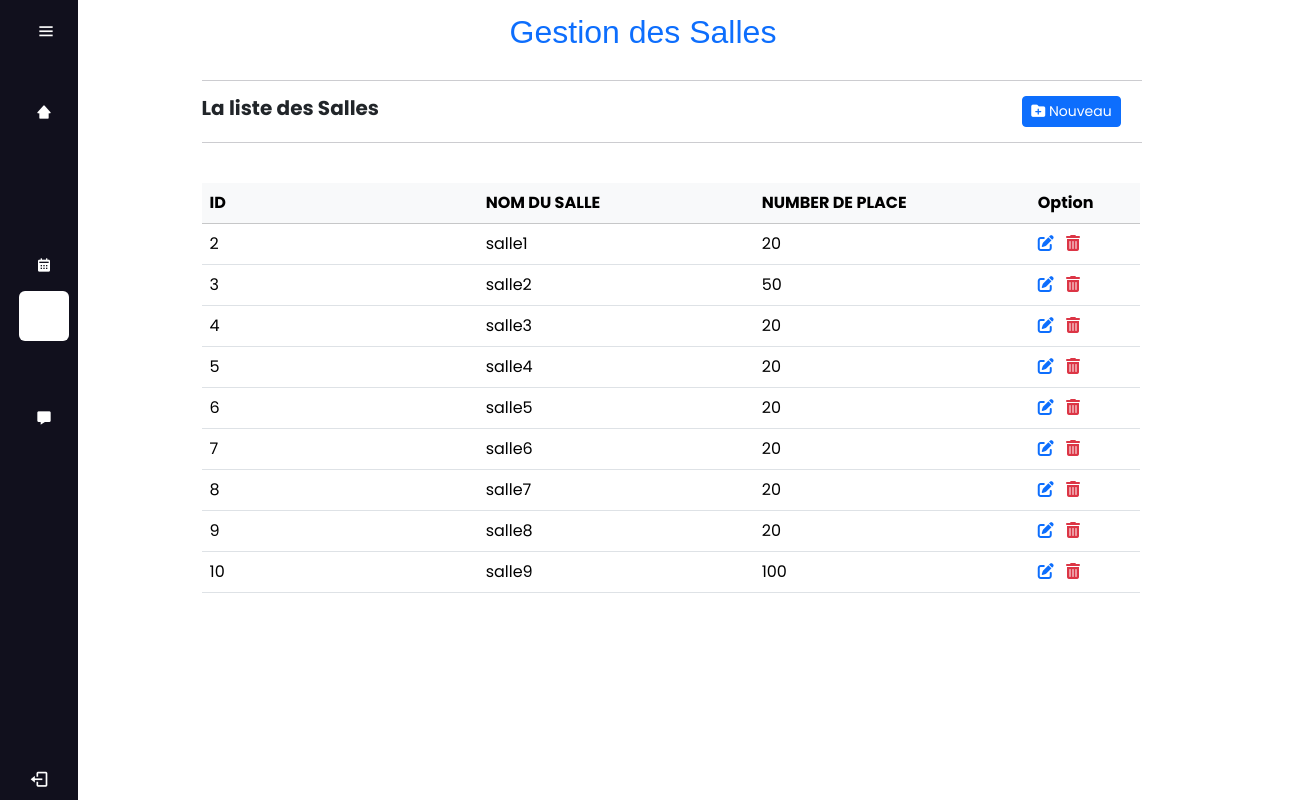
Page /salle.php on the committed database.
### tables this page shows
CREATE TABLE `salle` (
  `idsalle` int(20) NOT NULL,
  `nomsalle` varchar(20) NOT NULL,
  `nbrplace` int(2) NOT NULL
);

### salle.php (the view, shortened to what this page needs)
<!DOCTYPE html>
<html lang="en">
<head>
    <link rel='stylesheet' href='https://cdn-uicons.flaticon.com/2.3.0/uicons-solid-straight/css/uicons-solid-straight.css'>
    <link rel='stylesheet' href='https://cdn-uicons.flaticon.com/2.3.0/uicons-solid-rounded/css/uicons-solid-rounded.css'>
    <link rel='stylesheet' href='https://cdn-uicons.flaticon.com/2.3.0/uicons-regular-straight/css/uicons-regular-straight.css'>
    <link rel='stylesheet' href='https://cdn-uicons.flaticon.com/2.3.0/uicons-solid-straight/css/uicons-solid-straight.css'>
    <link href='https://unpkg.com/boxicons@2.1.4/css/boxicons.min.css' rel='stylesheet'>
    <link href="https://cdn.datatables.net/v/bs5/dt-2.0.5/datatables.min.css" rel="stylesheet">
    <link rel="stylesheet" href="https://cdnjs.cloudflare.com/ajax/libs/font-awesome/6.5.2/css/all.min.css"crossorigin="anonymous" >
    <link rel="stylesheet" href="index.css">
    <link href="https://cdn.jsdelivr.net/npm/bootstrap@5.3.3/dist/css/bootstrap.min.css" rel="stylesheet">    <title>espace admin</title>
</head>
<body>
    <div class="sidebar">
        <div class="logo_content">
            <i class='bx bx-menu' id="btn"></i>
        </div>
        <ul class="nav_list">
        <li >
            <a href="accadm.php">
                <i class='bx bxs-home-alt-2'></i>
            </a>
        </li>
        <li>
            <a href="apradm.php">
                <i class="fi fi-ss-users-class"></i>
            </a>
        </li>
        <li>
            <a href="enseiadm.php">
                <i class="fi fi-sr-graduation-cap"></i>
            </a>
        </li>
        <li>
            <a href="emploi.php">
                <i class='bx bxs-calendar'></i>
            </a>
        </li>
        <li class="active">
            <a class="active" href="#">
                <i class="fi fi-rs-school"></i>
            </a>
        </li>
        <li>
            <a href="formation.php">
                <i class="fi fi-ss-e-learning"></i>
            </a>
        </li>
        <li>
            <a href="cont.php">
                <i class='bx bxs-message'></i>
            </a>
        </li>
    </ul>
    <div class="profile_content">
        <div class="profile">
        <a href="logout.php"><i class='bx bx-log-out' id="log_out" style="color: #fff;"></i></a>
        </div>
    </div>
</div>
<div class="home_content">
    <section class="container" style="width: 80%;margin-left:7%;margin-top:1%;">
        <div class="row">
            <div class="col-lg-8 col-sm" style="margin-left:10%; margin-bottom:2%;">
                <h1 class="fs-2 text-center lead text-primary" style="font-family:Verdana, Geneva, Tahoma, sans-serif">Gestion des Salles</h1>
            </div>
        </div>
        <div class="dropdown-divider" style="margin-bottom: 15px; margin-right: 8%; border-top:1px solid #ccccd0;"></div>
        <div class="row">
            <div class="col-md-4">
                <h5 class="fw-bold mb-0"> La liste des Salles</h5>
            </div>
            <div class="col-md-7">
                <div class="d-flex justify-content-end">
                    <button class="btn btn-primary btn-sm me-3"data-bs-toggle="modal" data-bs-target="#createModal">
                        <i class="fas fa-folder-plus"></i> Nouveau</button>
                </div>
            </div>
        </div>
        <div class="dropdown-divider" style="margin-top: 15px; margin-right: 8%; border-top:1px solid #ccccd0;"></div>
        <div class="row">
            <div class="table-responsive" style="margin-top: 40px; max-width: 92%;">
            <table class="table">
                <thead class="table-light">
                    <?php
                    include_once "function.php";
                    $sql = "SELECT * FROM salle";
                    $result = mysqli_query($conn, $sql);
                    if (mysqli_num_rows($result) > 0) {
                        ?>
                  <tr>
                    <th scope="col" style="width:25%;text-align: start;">ID</th>
                    <th scope="col" style="width:25%;text-align: start;">NOM DU SALLE</th>
                    <th scope="col" style="width:25%;text-align: start;">NUMBER DE PLACE</th>
                    <th scope="col" style="width:10% ;text-align: start;">Option</th>
                  </tr>
                </thead>
                <tbody>
                    <?php
                        while ($row = mysqli_fetch_assoc($result)) {
                            ?>
                  <tr>
                        <td style=" text-align: start;"><?=$row['idsalle']?></td>
                        <td style=" text-align: start;"><?=$row['nomsalle']?></td>
                        <td style=" text-align: start;"><?=$row['nbrplace']?></td>
                    <td>
                        <a href="edits.php?edits=<?=$row['idsalle']?>" class="text-primary me-2 editbtn"title="Modifier"><i class="fas fa-edit"></i></a>
                        <a href="salle.php?deletes=<?php echo $row['idsalle']?>" onclick="return confirm('Voulez-vous supprimer cette salle ?')" class="text-danger me-2 deletebtn"title="supprimer"><i class="fas fa-trash-alt"></i></a>
                    </td>
                  </tr>
                  <?php
                        }} else {
                            echo "<tr><td colspan='8' class='text-center'>Aucun apprenant trouvé</td></tr>";
                        }
                    ?>
                </tbody>
              </table>
            </div>
        </div>
      </section>
</div>
</body>
</html>

### index.css (style rules this page uses)
* { margin: 0; padding: 0; box-sizing: border-box; font-family: "Poppins",sans-serif; }
body { position: relative; min-height: 100vh; width: 100%; overflow: hidden; }
.sidebar { position: fixed; top: 0; left: 0; height:100%; width: 78px; background:#11101d; padding: 7px 14px; transition: all 0.5s ease; margin-left: 0px; }
.sidebar ul li.active, .sidebar ul li:hover { background-color:#fff ; border-radius:6px; color:#11101d ; }
.sidebar ul li a.active, .sidebar ul li a:hover { color:#11101d ; }
.sidebar #btn { position: absolute; color: #fff; left: 59%; top: 6px; font-size: 20px; height:50px; width: 50px; text-align: center; line-height: 50px; transform: translateX(-50%); cursor: pointer; transition: all 0.5s ease; }
.sidebar ul { margin-top: 20px; padding-left: 0; }
.sidebar ul li { position: relative; height: 50px; width: 100%; margin: 1px 5px; list-style: none; line-height: 50px; }
.sidebar ul li a { color: #fff; display: flex; align-items: center; text-decoration: none; transition: all 0.2s ease; border-radius: 12px; white-space: nowrap; }
.sidebar ul li a i { height: 50px; min-width: 50px; border-radius: 12px; line-height: 50px; text-align: center; }
.sidebar .profile_content { position: absolute; color: #fff; bottom: 0; left: 0; width: 100%; }
.sidebar .profile_content .profile { position: relative; padding: 10px 6px; height: 60px; }
.profile_content .profile #log_out { position: absolute; left: 50%; bottom: 11px; font-weight: 400; cursor: pointer; font-size: 20px; transform: translateX(-50%); transition: all 0.5s ease; }
.home_content { position: absolute; height: 100%; width: 100%; left: 98px; transition: all 0.5s ease; margin-left: 0; }

### rows in the picture
salle: idsalle "2", nomsalle "salle1", nbrplace "20"
salle: idsalle "3", nomsalle "salle2", nbrplace "50"
salle: idsalle "4", nomsalle "salle3", nbrplace "20"
salle: idsalle "5", nomsalle "salle4", nbrplace "20"
salle: idsalle "6", nomsalle "salle5", nbrplace "20"
salle: idsalle "7", nomsalle "salle6", nbrplace "20"
salle: idsalle "8", nomsalle "salle7", nbrplace "20"
salle: idsalle "9", nomsalle "salle8", nbrplace "20"
salle: idsalle "10", nomsalle "salle9", nbrplace "100"
